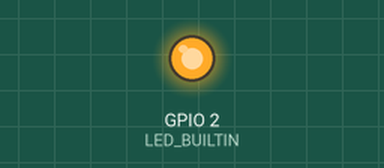
The sketch below on a simulated ESP8266 (NodeMCU). Shown: output pins drawn as LEDs (lit = HIGH, except the on-board LED, lit = LOW). WiFi joins after 1.5 s; servers stay silent unless stated; what the sketch prints to the serial monitor is not drawn.

Above: at 2.2 s.
At 4.0 s:
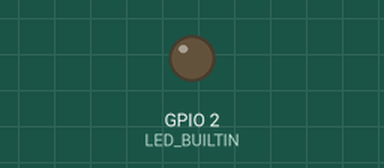
Timing chart, 0 to 6.7 s (numbered marks = the images above):
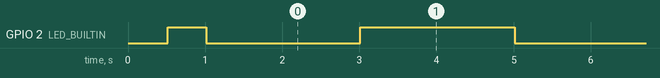

The sketch:

wifi_test.ino
```cpp
/*
 * Select board NodeMCU 1.0 (ESP-12E Module)
*/
#include <ESP8266WiFi.h>

#define LED_PIN 13

#define DISCONNECTED_T 250
#define CONNECTED_T 2000

unsigned long last_blink_time = 0;

const char* ssid = "dd-wrt2"; //dd-wrt1 does not work
const char* password = "password";

//int ledPin = 13; // GPIO13
WiFiServer server(80);

void blink_wifi_status(){
    if (WiFi.status() != WL_CONNECTED){
        if (millis() - last_blink_time >= DISCONNECTED_T){
            digitalWrite(LED_BUILTIN, !digitalRead(LED_BUILTIN));
            last_blink_time = millis();
        }
    }else{
        if (millis() - last_blink_time >= CONNECTED_T){
            digitalWrite(LED_BUILTIN, !digitalRead(LED_BUILTIN));
            last_blink_time = millis();
        }
    }
}

void setup() {
    last_blink_time = 0;

    pinMode(LED_BUILTIN, OUTPUT);
    digitalWrite(LED_BUILTIN, LOW);

    Serial.begin(115200);
    delay(10);

    // Connect to WiFi network
    Serial.println();
    Serial.println();
    Serial.print("Connecting to ");
    Serial.println(ssid);

    WiFi.begin(ssid, password);

    while (WiFi.status() != WL_CONNECTED) {
      delay(500);
      Serial.println(".");
      blink_wifi_status();
    }
    Serial.println("");
    Serial.println("WiFi connected");

    // Start the server
    server.begin();
    Serial.println("Server started");

    // Print the IP address
    Serial.print("Use this URL to connect: ");
    Serial.print("http://");
    Serial.print(WiFi.localIP());
    Serial.println("/");

}

void loop() {

    blink_wifi_status();

    // Check if a client has connected
    WiFiClient client = server.available();

    if (!client) {
        return;
    }

    // Wait until the client sends some data
    Serial.println("new client");
    while(!client.available()){
        delay(1);
    }

  // Read the first line of the request
  //String request = client.readStringUntil('\r');
  //Serial.println(request);
  //client.flush();

  // Match the request
  //int value = LOW;
  //if (request.indexOf("/LED=ON") != -1)  {
    //digitalWrite(ledPin, HIGH);
    //value = HIGH;
  //}
  //if (request.indexOf("/LED=OFF") != -1)  {
    //digitalWrite(ledPin, LOW);
    //value = LOW;
  //}

  // Set ledPin according to the request
  //digitalWrite(ledPin, value);

  // Return the response
  //client.println("HTTP/1.1 200 OK");
  //client.println("Content-Type: text/html");
  //client.println(""); //  do not forget this one
  //client.println("<!DOCTYPE HTML>");
  //client.println("<html>");

  //client.print("Led pin is now: ");

  //if(value == HIGH) {
    //client.print("On");
  //} else {
    //client.print("Off");
  //}
  //client.println("<br><br>");
  //client.println("<a href=\"/LED=ON\"\"><button>Turn On </button></a>");
  //client.println("<a href=\"/LED=OFF\"\"><button>Turn Off </button></a><br />");
  //client.println("</html>");

  //delay(1);
  //Serial.println("Client disonnected");
  //Serial.println("");

}
```

Measured:
- by itself, GPIO 2 (LED_BUILTIN): alternates HIGH for 2.0 s and LOW for 2.0 s
